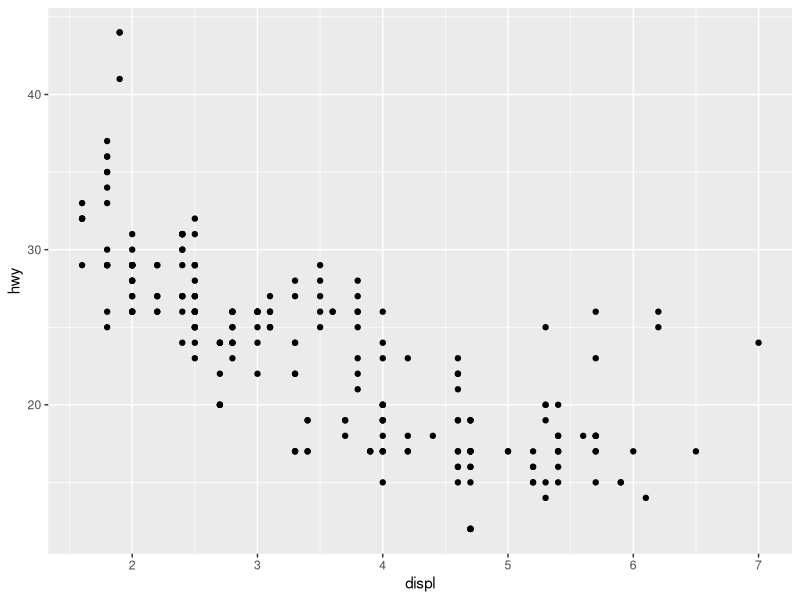
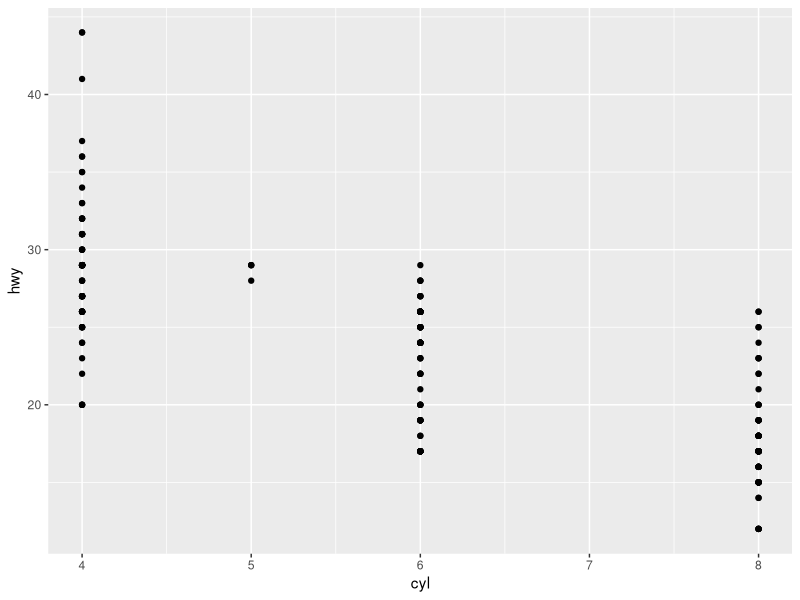
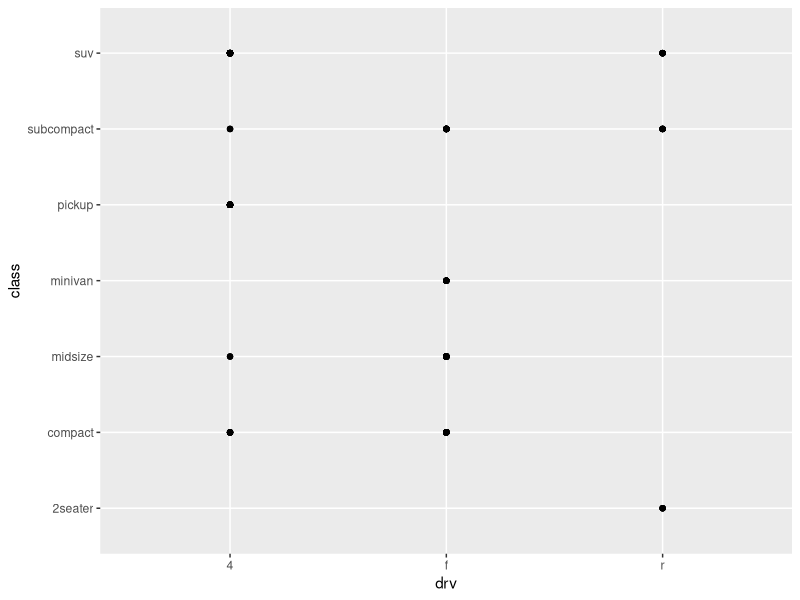
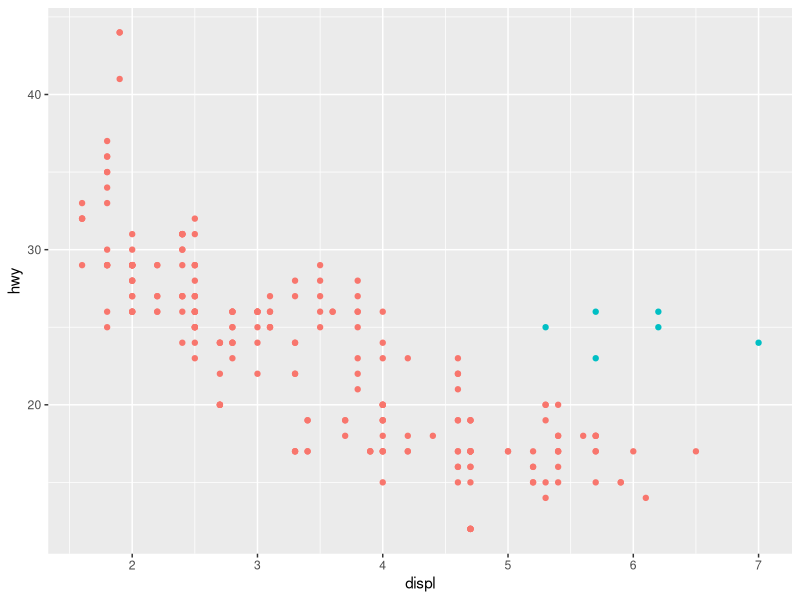
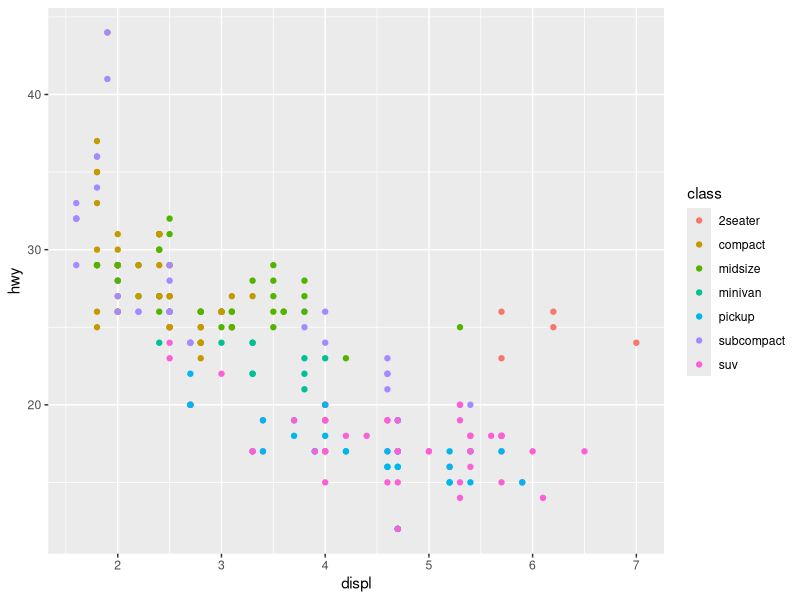
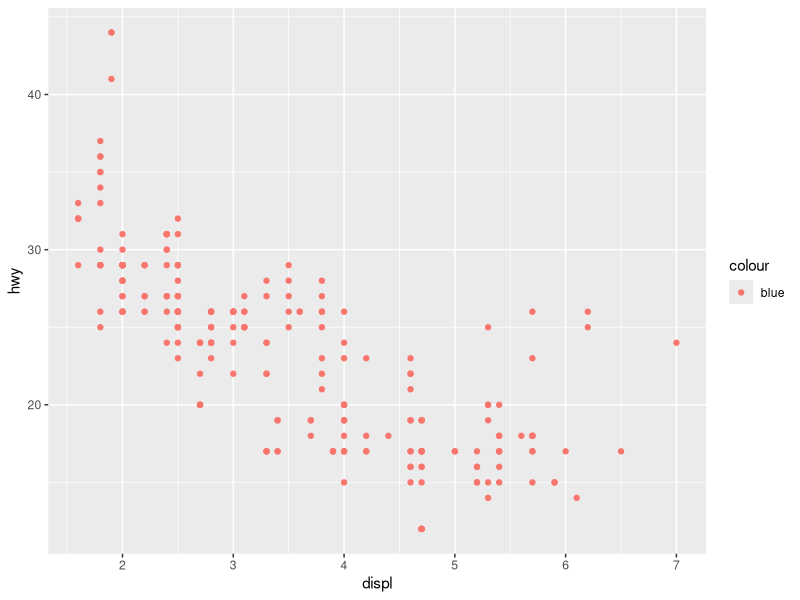

The R script that drew these images, in order:
# notes on book R for data science (https://r4ds.had.co.nz/)

library("tidyverse")

# Do cars with big engines use more fuel than cars with small engines?
ggplot(data = mpg) + 
  geom_point(mapping = aes(x = displ, y = hwy))

# A mapping template:
# ggplot(data = <DATA>) + 
#   <GEOM_FUNCTION>(mapping = aes(<MAPPINGS>))

# Run ggplot(data = mpg). What do you see?
#   An empty plot
#   How many rows are in mpg? How many columns?
dim(mpg) # 234 x 11
#   What does the drv variable describe? Read the help for ?mpg to find out.
?mpg # the type of drive train, where f = front-wheel drive, r = rear wheel drive, 4 = 4wd
# Make a scatterplot of hwy vs cyl.
ggplot(data = mpg) + 
  geom_point(mapping = aes(x = cyl, y = hwy))
# What happens if you make a scatterplot of class vs drv? Why is the plot not useful?
ggplot(data = mpg) + 
  geom_point(mapping = aes(x = drv, y = class)) # two categorical data types

# color "outlier" points
ggplot(data = mpg) + 
  geom_point(mapping = aes(x = displ, y = hwy, color = hwy > 20 & displ > 5), show.legend = FALSE)

# color by class of car
ggplot(data = mpg) + 
  geom_point(mapping = aes(x = displ, y = hwy, color = class)) # most outliers 2seaters

# What has gone wrong with this code? Why are the points not blue?
ggplot(data = mpg) + 
geom_point(mapping = aes(x = displ, y = hwy, color = "blue"))
# color should be outside of mapping
  
# Which variables in mpg are categorical? Which variables are continuous? 
mpg # categorical: manufacturer, model, trans, drv, fl, class
# continuous: hwy, cty, cyl, year?, displ
  
# Map a continuous variable to color, size, and shape. 
# How do these aesthetics behave differently for categorical vs. continuous variables?
  
  
